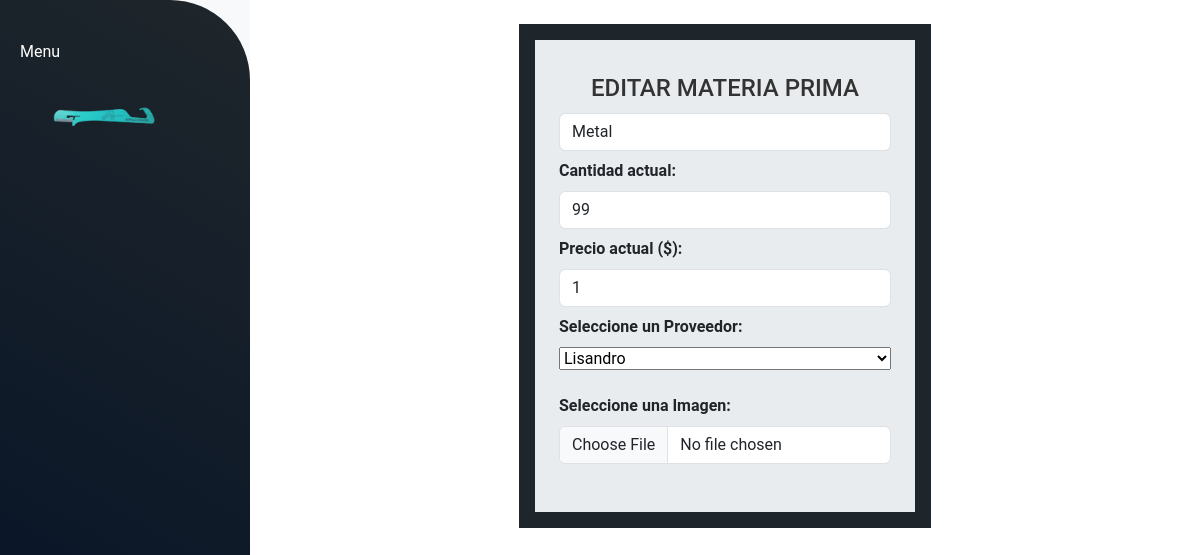
/materias_primas/editar/16/, run on an earlier commit of the app's database.
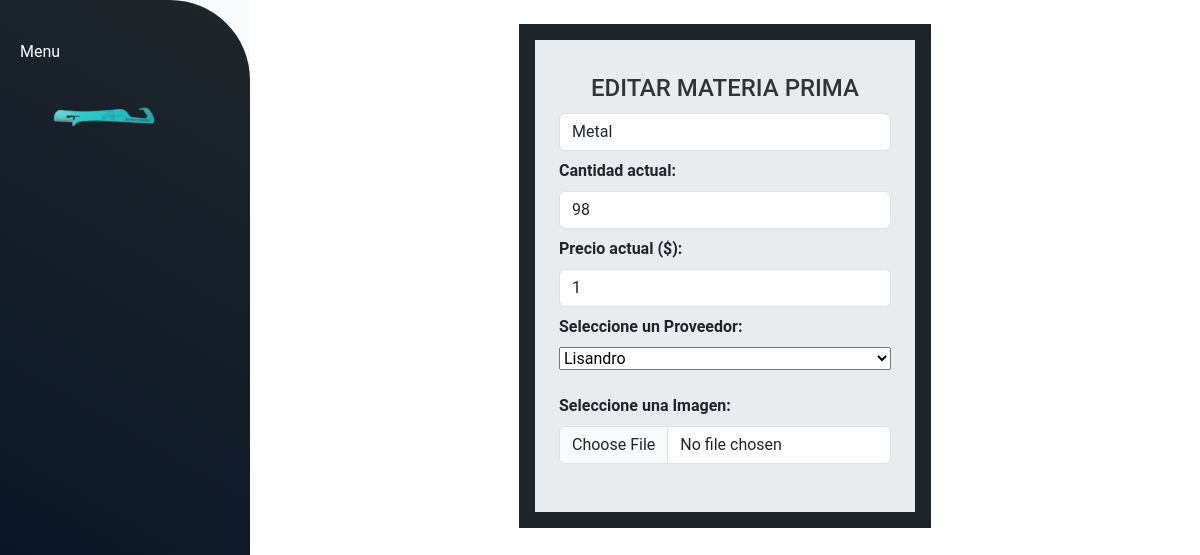
And on a later commit of the database.
### materias_primas/models.py (models this page shows, shortened)
class Materias(models.Model):
    nombre = models.CharField(max_length=45)
    precio = models.IntegerField()
    cantidad = models.IntegerField()
    proveedores = models.ForeignKey(Proveedores, null=True, blank=True, on_delete=models.SET_NULL, related_name='materias')
    imagen = models.CharField(max_length=100)
    class Meta:
        db_table = 'materias'
        verbose_name = "Materia"

### materias_primas/views.py (the view)
# urls.py: path('editar/<int:id>/', views.editar_materia, name='editar_materia'),
def editar_materia(request, id):
    materia = get_object_or_404(Materias, pk=id)
    if request.method == 'POST':
        form = MateriasForm(request.POST, request.FILES)
        if form.is_valid():
            materia.nombre = form.cleaned_data['nombre']
            materia.precio = form.cleaned_data['precio']
            materia.cantidad = form.cleaned_data['cantidad']
            materia.proveedores = form.cleaned_data['proveedores']
            materia.imagen = form.cleaned_data['imagen']
            materia.save()
            return redirect('materias_primas')
    else:
        form = MateriasForm(initial={
            'nombre': materia.nombre,
            'precio': materia.precio,
            'cantidad': materia.cantidad,
            'proveedores': materia.proveedores,
            'imagen': materia.imagen
        })
    return render(request, 'editar_materia.html', {'form': form, 'materia': materia})

### materias_primas/forms.py
class MateriasForm(forms.Form):
    nombre = forms.CharField(max_length=100)
    proveedores = forms.ModelChoiceField(queryset=Proveedores.objects.all())
    precio = forms.IntegerField()
    cantidad = forms.IntegerField()
    imagen = forms.CharField(max_length=100, required=False)

### proveedores/models.py (called while the page is built)
    def __str__(self):
        return f"{self.nombre}"

### materias_primas/templates/editar_materia.html (shortened to what this page needs)
{% extends "materias_primas/layout.html" %}
{% load static %}
{% block content %}
<div class="container-fluid" id="altura">
  <div class="d-flex flex-column align-items-center" >
      <div class="d-flex justify-content-center mt-4 mb-5" style="background-color: #1f262b;">
          <form class="m-3 p-4 bg-body-secondary" method="post" action="{% url 'editar_materia' materia.id %}" enctype="multipart/form-data" >
               <h2 class="custom-title text-center">EDITAR MATERIA PRIMA</h2>
              <div class="form-outline mb-2" >
                  <input type="text" id="nombre" name="nombre" class="form-control" placeholder="Nombre" value="{{ materia.nombre }}" />
              </div>
                  <div class="form-outline mb-2">
                    <p class="mb-2 fw-bold"> Cantidad actual:</p>
                      <input type="number" id="cantidad" name="cantidad" class="form-control" placeholder="Cantidad" value="{{ materia.cantidad }}"/>
                  </div>
                  <div class="form-outline mb-2">
                    <p class="mb-2 fw-bold"> Precio actual ($):</p>
                    <input type="number" id="precio" name="precio" class="form-control" value="{{ materia.precio }}"/>
                  </div>
                  <div class="row mb-4">
                    <div class="form-outline w-100 d-flex flex-column">
                        <label class="form-label fw-bold w-100" for="proveedores">Seleccione un Proveedor:</label>
                        {{ form.proveedores }}
                    </div>
                </div>
                  <div class="row mb-4">
                      <div class="form-outline">
                      <label class="form-label fw-bold w-100" for="imagen">Seleccione una Imagen:</label>
                      <input type="file" id="imagen" name="imagen" class="form-control" value="{{ materia.imagen }}"/>
                      </div>
                  </div>
          </form>
      </div>
  </div>
</div>
{% endblock %}

What changed in the data, as far as the page shows it:
changed Materias "Metal": cantidad "99" → "98"
